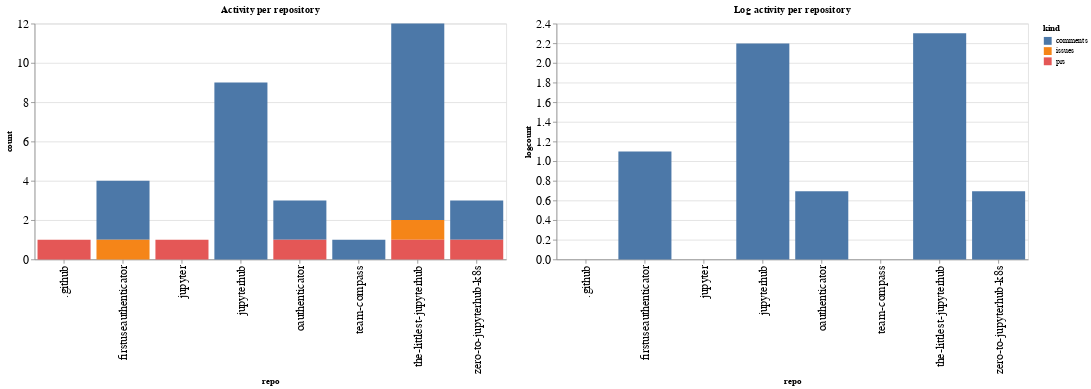

The notebook cell this image was saved under:
### Code cell
ch1 = alt.Chart(repo_summaries, width=600, title="Activity per repository").mark_bar().encode(
    x='repo',
    y='count',
    color='kind',
    tooltip="kind"
)

ch2 = alt.Chart(repo_summaries, width=600, title="Log activity per repository").mark_bar().encode(
    x='repo',
    y='logcount',
    color='kind',
    tooltip="kind"
)

ch1 | ch2

### Figure 1 — Vega-Lite specification as saved in the notebook (floating-point values rounded to 4 significant figures)
{"config": {"axisLeft": {"labelFontSize": 15}, "axisBottom": {"labelFontSize": 15}}, "hconcat": [{"mark": "bar", "encoding": {"color": {"type": "nominal", "field": "kind"}, "tooltip": {"type": "nominal", "field": "kind"}, "x": {"type": "nominal", "field": "repo"}, "y": {"type": "quantitative", "field": "count"}}, "title": "Activity per repository", "width": 600}, {"mark": "bar", "encoding": {"color": {"type": "nominal", "field": "kind"}, "tooltip": {"type": "nominal", "field": "kind"}, "x": {"type": "nominal", "field": "repo"}, "y": {"type": "quantitative", "field": "logcount"}}, "title": "Log activity per repository", "width": 600}], "data": {"name": "data-aeaaecea43db7d3044462e2fb2bb2853"}, "$schema": "https://vega.github.io/schema/vega-lite/v4.8.1.json", "datasets": {"data-aeaaecea43db7d3044462e2fb2bb2853": [{"repo": ".github", "kind": "prs", "count": 1, "logcount": 0.0}, {"repo": "firstuseauthenticator", "kind": "comments", "count": 3, "logcount": 1.099}, {"repo": "firstuseauthenticator", "kind": "issues", "count": 1, "logcount": 0.0}, {"repo": "jupyter", "kind": "prs", "count": 1, "logcount": 0.0}, {"repo": "jupyterhub", "kind": "comments", "count": 9, "logcount": 2.197}, {"repo": "oauthenticator", "kind": "comments", "count": 2, "logcount": 0.6931}, {"repo": "oauthenticator", "kind": "prs", "count": 1, "logcount": 0.0}, {"repo": "team-compass", "kind": "comments", "count": 1, "logcount": 0.0}, {"repo": "the-littlest-jupyterhub", "kind": "comments", "count": 10, "logcount": 2.303}, {"repo": "the-littlest-jupyterhub", "kind": "issues", "count": 1, "logcount": 0.0}, {"repo": "the-littlest-jupyterhub", "kind": "prs", "count": 1, "logcount": 0.0}, {"repo": "zero-to-jupyterhub-k8s", "kind": "comments", "count": 2, "logcount": 0.6931}, {"repo": "zero-to-jupyterhub-k8s", "kind": "prs", "count": 1, "logcount": 0.0}]}}
